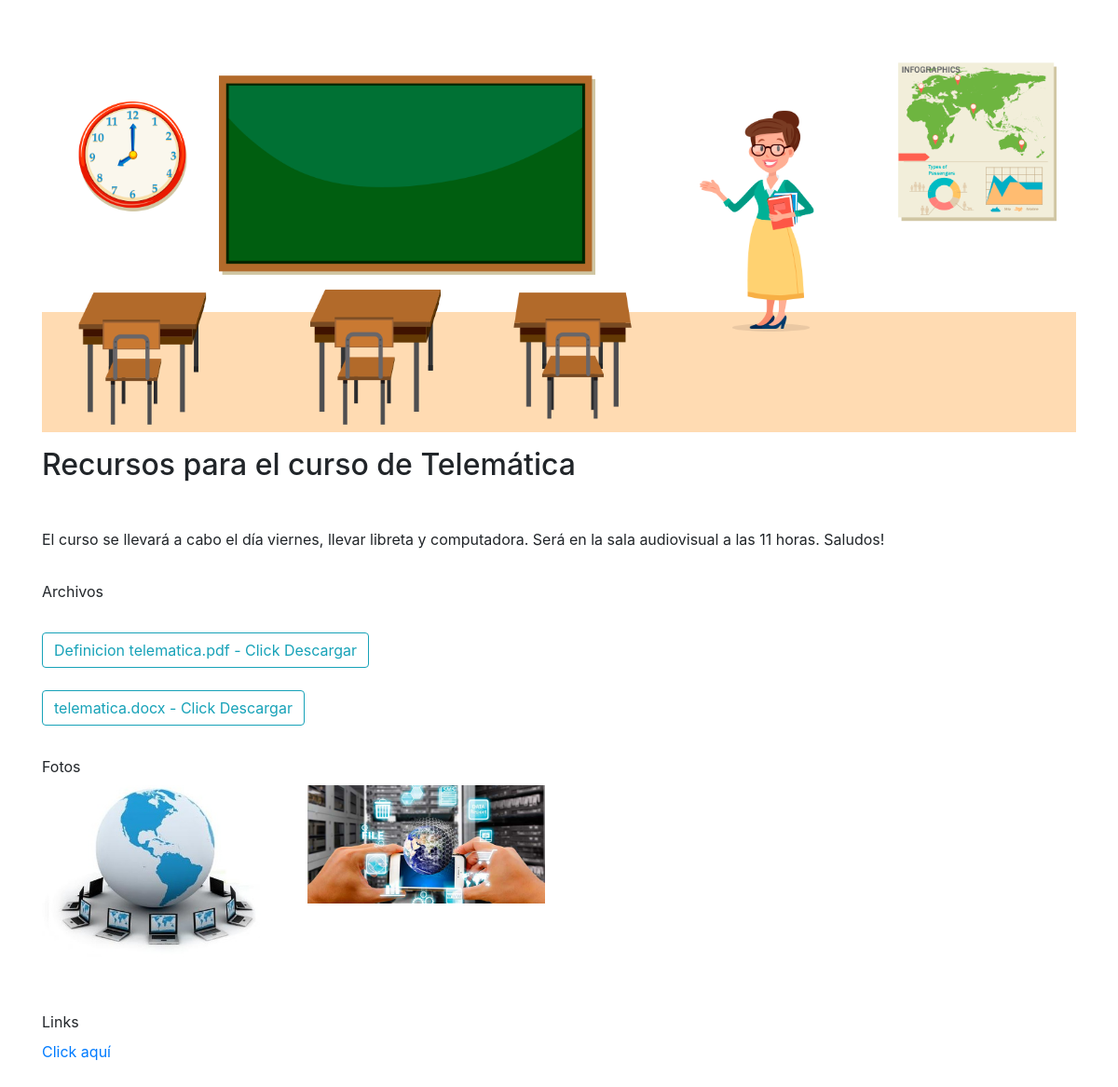
Page /SISTEMA/seccion/detalles-news.php?id=1 on the committed database.
### tables this page shows
CREATE TABLE `news` (
  `id` int(11) NOT NULL,
  `correo_docente` text NOT NULL,
  `nombre_docente` text NOT NULL,
  `titulo` varchar(100) NOT NULL,
  `descripcion_breve` text NOT NULL,
  `descripcion` text NOT NULL,
  `imagen` varchar(100) NOT NULL,
  `fecha` varchar(100) NOT NULL,
  `identificador` text NOT NULL,
  `links` text NOT NULL
);

CREATE TABLE `archivos_pub` (
  `id` int(11) NOT NULL,
  `docente` text NOT NULL,
  `nombre` text NOT NULL,
  `identificador` text NOT NULL,
  `fecha` text NOT NULL
);

CREATE TABLE `fotos_pub` (
  `id` int(11) NOT NULL,
  `docente` text NOT NULL,
  `nombre` text NOT NULL,
  `identificador` text NOT NULL,
  `fecha` text NOT NULL
);

### SISTEMA/seccion/detalles-news.php (the view, shortened to what this page needs)
<?php include_once("../private/conexion.php");
if (!empty($_GET['id'])) {
  $id = $_GET['id'];
?>
<!doctype html>
<html lang="es">
<head>
  <link rel="stylesheet" href="https://stackpath.bootstrapcdn.com/bootstrap/4.3.1/css/bootstrap.min.css">
  <link rel="stylesheet" type="text/css" href="../css/index.css">
  <link rel="stylesheet" href="https://use.fontawesome.com/releases/v5.7.2/css/all.css">
  <link rel="stylesheet" type="text/css" href="../css/animate.min.css">
</head>
<body class="">
  <div class="container mt-5 mb-5 bg-blanco ">
    <div class="row">
<?php
$rnews = $mysqli->query("SELECT * FROM news WHERE id='$id'");
if ($rnews)
{
  if (mysqli_num_rows($rnews) > 0) {
while($array = $rnews->fetch_object())
  {
    $titulo = $array->titulo;
    $descripcion = $array->descripcion;
    $imagen = $array->imagen;
    $identificador = $array->identificador;
    $links = $array->links;
    echo '
      <div class="col-12 m-auto">
          <div class="form-group">
            <div class="contenedor-foto m-auto">';
            if ($imagen == 'no hay imagen principal') {
              echo '<img src="../seccion/imagespub/default.png" class="w-100 d-block" />';
            }else{
              echo '<img src="../seccion/imagespub/'.$imagen.'" class="w-100 d-block" />';
            }
    echo '</div>
          </div>
          <div class="form-row">
            <div class="form-group col-12">
              <h2>'.$titulo.'</h2> <br>
            </div>
          </div>
          <div class="form-row">
            <div class="form-group col-12 text-justify">
              '.$descripcion.'
            </div>
          </div>
          <div class="form-row">
            <div class="form-group col-12 mt-3">
              <label>Archivos</label>';
            $rarchivos = $mysqli->query("SELECT * FROM archivos_pub WHERE identificador='$identificador'");
            if ($rarchivos)
            {
            while($array = $rarchivos->fetch_object())
              {
                $nombre_archivo = $array->nombre;
                if ($nombre_archivo != '') {
                  echo '<br><br><a class="btn btn-outline-info" href="../seccion/archivospub/'.$nombre_archivo.'" download="'.$nombre_archivo.'" target="blank">'.$nombre_archivo.' - Click Descargar</a>';
                }
              }
            }
            echo '
            </div>
          </div>
          <div class="form-row">
            <div class="form-group col-12 mt-3">
              <label>Fotos</label>';
            $rfotos = $mysqli->query("SELECT * FROM fotos_pub WHERE identificador='$identificador'");
            if ($rfotos)
            {
              echo "<div class='row'>";
            while($array = $rfotos->fetch_object())
              {
                $nombre = $array->nombre;
                if ($nombre != '') {
                echo '<div class="col-12 col-md-4 col-lg-3 mb-4">
                  <img src="../seccion/fotospub/'.$nombre.'" alt="" class="w-100">
                </div>';
                }
              }
              echo "</div>";
            }
            echo '
            </div>
          </div>
          ';
              if ($links != 'no hay links') {
                  echo '<div class="form-row">
                          <div class="form-group col-12 mt-3">
                            <label>Links</label>
                            <br>';
                      echo '<a href="'.$links.'" target="_blank">Click aquí</a>';
                    echo '</div>
                  </div>';
              }
        echo '
      </div>
    </div>
<br><br><br>
  ';
  }
  }else{
    echo '<div class="text-center mb-5"><h3 class="mb-5">Lo sentimos esta publicación no esta disponible</h3></div>';
  }
}
 ?>
    </div>
</body>
</html>
<?php }else{
  echo '<div class="text-center mb-5"><h3 class="mb-5">Lo sentimos esta publicación no esta disponible</h3></div>';
} ?>

### SISTEMA/css/index.css (style rules this page uses)
a { text-decoration: none; }
.bg-blanco { background: #fff; }

### rows in the picture
news: titulo "Recursos para el curso de Telemática", descripcion "El curso se llevará a cabo el día viernes, llevar libreta y computadora. Será en la sala audiovisual a las 11 horas. Saludos!"
archivos_pub: nombre "Definicion telematica.pdf"
archivos_pub: nombre "telematica.docx"
fotos_pub: nombre (picture)
fotos_pub: nombre (picture)
